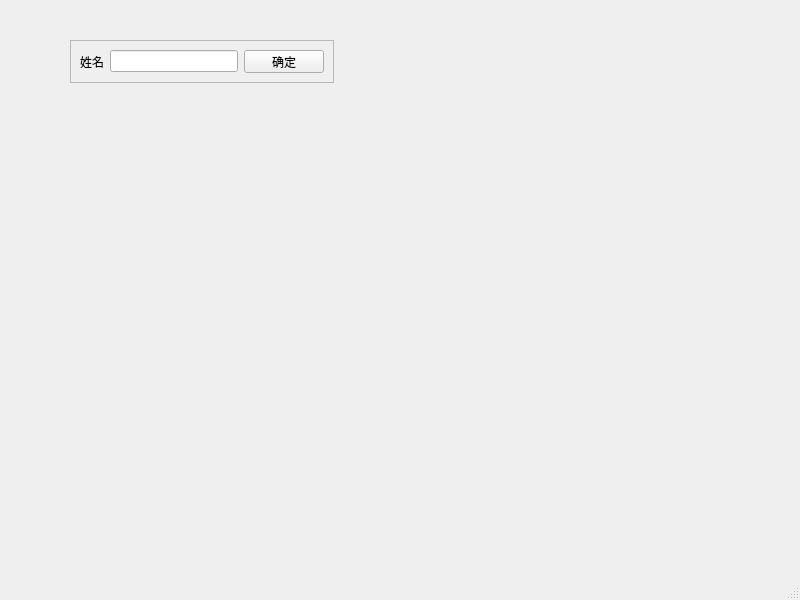
<?xml version="1.0" encoding="UTF-8"?>
<ui version="4.0">
    <class>MainWindow</class>
    <widget class="QMainWindow" name="MainWindow">
        <property name="geometry">
            <rect>
                <x>0</x>
                <y>0</y>
                <width>800</width>
                <height>600</height>
            </rect>
        </property>
        <property name="windowTitle">
            <string>MainWindow</string>
        </property>
        <widget class="QWidget" name="centralwidget">
            <widget class="QFrame" name="frame">
                <property name="geometry">
                    <rect>
                        <x>70</x>
                        <y>40</y>
                        <width>264</width>
                        <height>43</height>
                    </rect>
                </property>
                <property name="frameShape">
                    <enum>QFrame::StyledPanel</enum>
                </property>
                <property name="frameShadow">
                    <enum>QFrame::Raised</enum>
                </property>
                <layout class="QHBoxLayout" name="horizontalLayout">
                    <item>
                        <widget class="QLabel" name="label">
                            <property name="text">
                                <string>姓名</string>
                            </property>
                        </widget>
                    </item>
                    <item>
                        <widget class="QLineEdit" name="lineEdit"/>
                    </item>
                    <item>
                        <widget class="QPushButton" name="pushButton">
                            <property name="text">
                                <string>确定</string>
                            </property>
                        </widget>
                    </item>
                </layout>
            </widget>
        </widget>
        <widget class="QMenuBar" name="menubar">
            <property name="geometry">
                <rect>
                    <x>0</x>
                    <y>0</y>
                    <width>800</width>
                    <height>23</height>
                </rect>
            </property>
        </widget>
        <widget class="QStatusBar" name="statusbar"/>
    </widget>
    <resources/>
    <connections/>
</ui>
